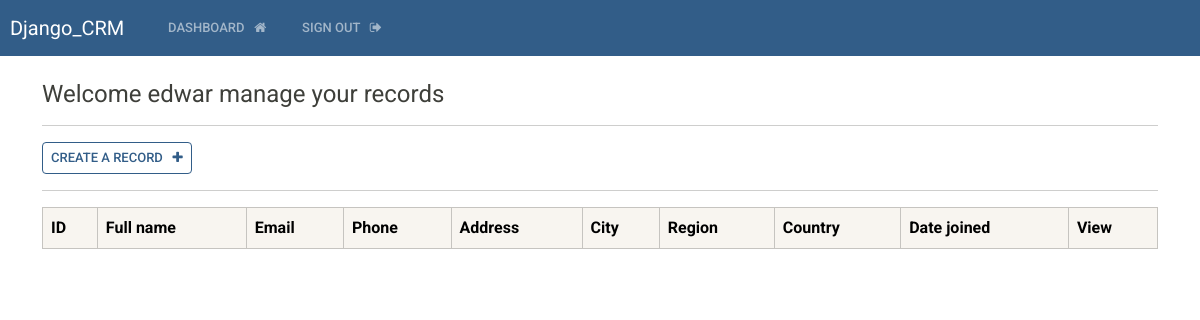
Page /dashboard (signed in) on the earlier database version.
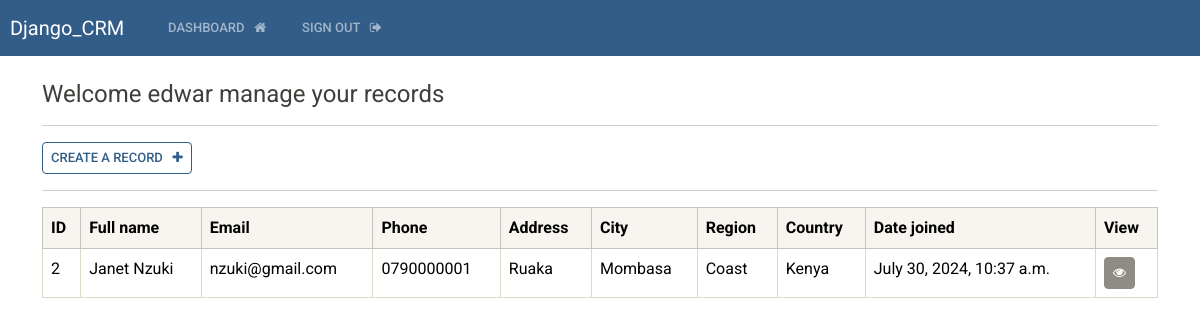
Same page on the later database version.
### base/models.py (models this page shows)
class Record(models.Model):
    creation_date = models.DateTimeField(auto_now_add=True)
    first_name = models.CharField(max_length=100)
    last_name = models.CharField(max_length=100)
    email = models.CharField(max_length=200)
    phone = models.CharField(max_length=30)
    address = models.CharField(max_length=100)
    city = models.CharField(max_length= 200)
    region = models.CharField(max_length=150)
    country = models.CharField(max_length=155)

### base/views.py (the view)
# urls.py: path('dashboard', views.dashboard, name='dashboard'),
@login_required(login_url='login')
def dashboard(request):
    my_records = Record.objects.all()
    context = {'records': my_records}
    return render(request, 'base/dashboard.html', context=context)

### base/templates/base/dashboard.html
{% extends 'base/base.html' %}
{% block content %}
    <h4>Welcome {{user}} manage your records</h4>
    <hr>
    <a class="btn btn-outline-primary btn-sm" href="{%url 'create_record'%}"> Create a record &nbsp; <i class="fa fa-plus" aria-hidden="true"></i></a>
    <hr>
    <table class="table  table-hover table-bordered">
        <thead class="table-light">
            <tr>
                <th scope="col">ID</th>
                <th scope="col">Full name</th>
                <th scope="col">Email</th>
                <th scope="col">Phone</th>
                <th scope="col">Address</th>
                <th scope="col">City</th>
                <th scope="col">Region</th>
                <th scope="col">Country</th>
                <th scope="col">Date joined</th>
                <th scope="col">View</th>
            </tr>
        </thead>
        <tbody>
            {% if records %}
                 {% for record in records %}
            <tr>
                <td>{{record.id}}</td>
                <td>{{record.first_name}} {{record.last_name}}</td>
                <td>{{record.email}}</td>
                <td>{{record.phone}}</td>
                <td>{{record.address}}</td>
                <td>{{record.city}}</td>
                <td>{{record.region}}</td>
                <td>{{record.country}}</td>
                <td>{{record.creation_date}}</td>
                <td><a class="btn btn-secondary btn-sm" href="{% url 'record' record.id %}"><i class="fa fa-eye" aria-hidden="true"></i></a></td>
            </tr>
                {% endfor %}
            {% endif %}
        </tbody>
    </table>
{% endblock %}

Differences in the rows shown:
added Record: id "2", first_name "Janet", last_name "Nzuki", email "nzuki@gmail.com", phone "0790000001", address "Ruaka", city "Mombasa", region "Coast", country "Kenya", creation_date "July 30, 2024, 10:37 a.m."
